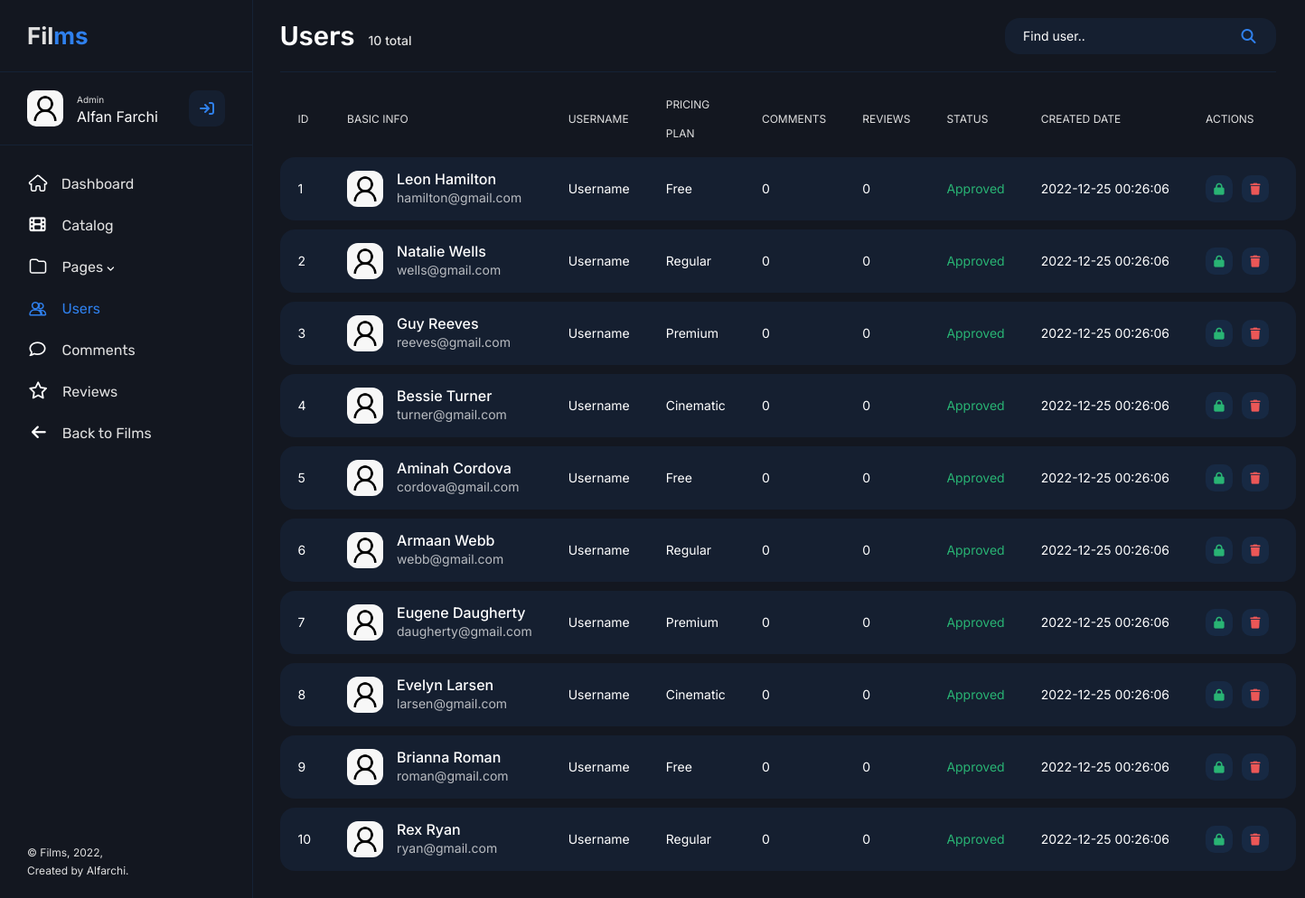
/admin/users.php, run on the app's committed database.
### tables this page shows
create table user_subs (
    id_buy int primary key auto_increment,
    id_user int,
    id_subs int,
    buy_date datetime,
    foreign key (id_user) references user (id_user),
    foreign key (id_subs) references subs (id_subs)
);

create table user (
    id_user int primary key auto_increment,
    email varchar(40),
    password varchar(255),
    username varchar(30),
    create_date datetime
);

create table subs (
    id_subs int primary key auto_increment,
    plan varchar(10),
    price float
);

### main/functions.php (called while the page is built, shortened)
<?php
$conn = mysqli_connect("localhost", "root", "", "films");
function query($query) {
    global $conn;
    $result = mysqli_query($conn, $query);
    $rows = [];
    while($row = mysqli_fetch_assoc($result)) {
        $rows[] = $row;
    }
    return $rows;
}
?>

### admin/users.php (the view, shortened to what this page needs)
<?php
require "../main/functions.php";
$user = query("SELECT * FROM user LEFT OUTER JOIN user_subs ON user_subs.id_user = user.id_user LEFT OUTER JOIN subs ON subs.id_subs = user_subs.id_subs ORDER BY user.id_user ASC");
$count = query("SELECT COUNT(id_user) AS count FROM user");
?>
<!DOCTYPE html>
<html lang="en">
    <head>
        <link rel="stylesheet" href="../assets/styles/style.css">
        <link href="https://cdn.jsdelivr.net/npm/bootstrap@5.2.2/dist/css/bootstrap.min.css" rel="stylesheet">
    </head>
    <body>
        <section class="sidebar">
            <a href="" class="sidebar__logo">Fil<span>ms</span></a>
            <div class="sidebar__user">
                <img class="sidebar__avatar" src="../assets/images/icon/user.jpeg" alt="" height="40px" width="40px">
                <span>Admin</span>
                <p>Alfan Farchi</p>
                <button class="sidebar__user-btn"><i class="fa-solid fa-arrow-right-to-bracket"></i></button>
            </div>
            <div class="sidebar__nav">
                <ul class="sidebar__nav-content">
                    <li class="sidebar__nav-item"><a href="#"><i class="fa-solid fa-house"></i>Dashboard</li></a>
                    <li class="sidebar__nav-item"><a href="./catalog.php"><i class="fa-solid fa-film default"></i>Catalog</li></a>
                    <li class="sidebar__nav-item"><a href="#"><i class="fa-solid fa-folder"></i>Pages <i class="fa-solid fa-angle-down default"></i></li></a>
                    <li class="sidebar__nav-item"><a href="./users.php" class="active actives"><i class="fa-solid fa-user-group"></i>Users</li></a>
                    <li class="sidebar__nav-item"><a href="./comments.php"><i class="fa-regular fa-comment default"></i>Comments</li></a>
                    <li class="sidebar__nav-item"><a href="./reviews.php"><i class="fa-regular fa-star default"></i>Reviews</li></a>
                    <li class="sidebar__nav-item"><a href="../index.php"><i class="fa-solid fa-arrow-left default"></i>Back to Films</li></a>
                </ul>
            </div>
            <p class="sidebar__footer">© Films, 2022,<br>Created by Alfarchi.</p>
        </section>
        <main class="main">
            <div class="container-fluid">
                <div class="row">
                    <div class="col-12">
                        <div class="main__header">
                            <?php $i = 1 ?> <?php foreach($count as $row): ?>
                            <h2 class="main__header-title">Users&ensp;<span><?php echo $row["count"]; ?> total</span></h2>
                            <?php $i++ ?> <?php endforeach; ?>
                            <form action="" method="post" spellcheck="false" autocomplete="off" class="nav__form nav__admin">
                                <input type="input" name="keyword" placeholder="Find user.." class="nav__search search__admin">
                                <button type="submit" name="search" class="nav__action-btn"><i class="fa-solid fa-magnifying-glass"></i></button>
                            </form>
                        </div>
                    </div>
                    <div class="col-12">
                        <table class="main__table">
                            <thead>
                                <tr>
                                    <td class="user__id">ID</td>
                                    <td class="user__info">BASIC INFO</td>
                                    <td class="user__username">USERNAME</td>
                                    <td class="user__plan">PRICING PLAN</td>
                                    <td class="user__comments">COMMENTS</td>
                                    <td class="user__reviews">REVIEWS</td>
                                    <td class="user__status">STATUS</td>
                                    <td class="user__date">CREATED DATE</td>
                                    <td class="user__actions">ACTIONS</td>
                                </tr>
                            </thead>
                            <tbody>
                                <?php foreach($user as $row): ?>
                                <tr>
                                    <td class="user__id"><?php echo $row["id_user"]; ?></td>
                                    <td class="user__info">
                                        <div class="main__info">
                                            <img class="user__avatar" src="../assets/images/icon/user.jpeg" alt="" height="40px" width="40px">
                                            <div>
                                                <h5><?php echo $row["username"]; ?></h5>
                                                <span><?php echo $row["email"]; ?></span>
                                            </div>
                                        </div>
                                    </td>
                                    <td class="user__username"><?php echo $row[""]; ?>Username</td>
                                    <td class="user__plan"><?php echo $row["plan"]; ?></td>
                                    <td class="user__comments"><?php echo $row[""]; ?>0</td>
                                    <td class="user__reviews"><?php echo $row[""]; ?>0</td>
                                    <td class="user__status" style="color: #29b474">Approved</td>
                                    <td class="user__date"><?php echo $row["create_date"]; ?></td>
                                    <td class="actions__button"><a href="#" onclick="return confirm('Ban user?')"><i class="fa-solid fa-lock"></i></a><a href="./deleteUser.php?id=<?php echo $row["id_user"]; ?>" onclick="return confirm('Delete user?')"><i class="fa-solid fa-trash"></i></a></td>
                                </tr>
                                <?php endforeach; ?>
                            </tbody>
                        </table>
                    </div>
                </div>
            </div>
    </body>
</html>

### data on the page
user_subs: id_user "1", id_user.username "Leon Hamilton", id_user.email "hamilton@gmail.com", id_subs.plan "Free", id_user.create_date "2022-12-25 00:26:06"
user_subs: id_user "2", id_user.username "Natalie Wells", id_user.email "wells@gmail.com", id_subs.plan "Regular", id_user.create_date "2022-12-25 00:26:06"
user_subs: id_user "3", id_user.username "Guy Reeves", id_user.email "reeves@gmail.com", id_subs.plan "Premium", id_user.create_date "2022-12-25 00:26:06"
user_subs: id_user "4", id_user.username "Bessie Turner", id_user.email "turner@gmail.com", id_subs.plan "Cinematic", id_user.create_date "2022-12-25 00:26:06"
user_subs: id_user "5", id_user.username "Aminah Cordova", id_user.email "cordova@gmail.com", id_subs.plan "Free", id_user.create_date "2022-12-25 00:26:06"
user_subs: id_user "6", id_user.username "Armaan Webb", id_user.email "webb@gmail.com", id_subs.plan "Regular", id_user.create_date "2022-12-25 00:26:06"
user_subs: id_user "7", id_user.username "Eugene Daugherty", id_user.email "daugherty@gmail.com", id_subs.plan "Premium", id_user.create_date "2022-12-25 00:26:06"
user_subs: id_user "8", id_user.username "Evelyn Larsen", id_user.email "larsen@gmail.com", id_subs.plan "Cinematic", id_user.create_date "2022-12-25 00:26:06"
user_subs: id_user "9", id_user.username "Brianna Roman", id_user.email "roman@gmail.com", id_subs.plan "Free", id_user.create_date "2022-12-25 00:26:06"
user_subs: id_user "10", id_user.username "Rex Ryan", id_user.email "ryan@gmail.com", id_subs.plan "Regular", id_user.create_date "2022-12-25 00:26:06"

### other printed values
$row["count"] "10"
